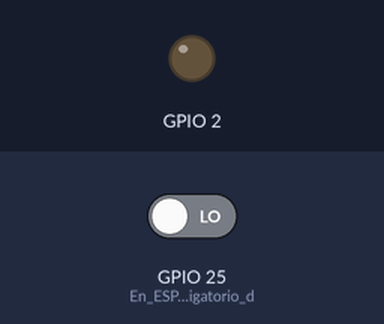
A sketch run on a simulated ESP32. Shown: output pins drawn as LEDs (lit = HIGH). The test bench sets the inputs (shaded band); at power-on: GPIO 25 (En_ESP32_es_obligatorio_d) LOW.

Above: at 1.2 s.
1.3 s: GPIO 25 (En_ESP32_es_obligatorio_d) driven HIGH
At 1.8 s:
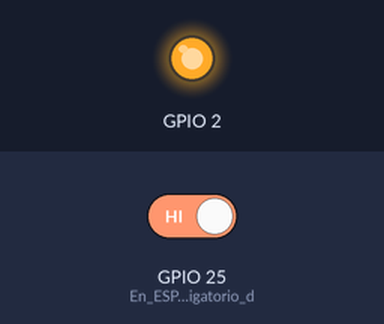
2.8 s: GPIO 25 (En_ESP32_es_obligatorio_d) driven LOW
At 4.2 s:
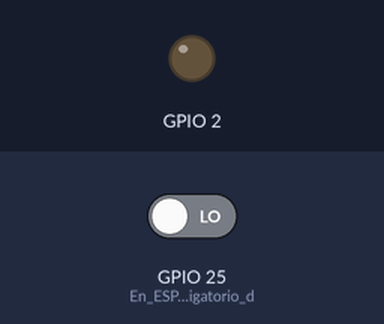
Timing chart, 0 to 5.8 s (numbered marks = the images above; inputs shaded):
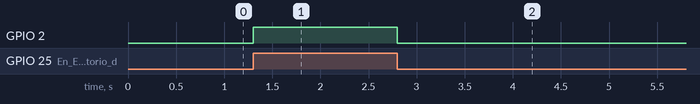

The sketch:

tema5.ino
```cpp
int lectura_pulsador; // Variable que almacenará el estado del pulsador

void setup() {
  pinMode(2, OUTPUT);
  pinMode(25, INPUT); // En ESP32 es obligatorio declarar las entradas
}

void loop(){
  lectura_pulsador = digitalRead(25);

  if (lectura_pulsador == HIGH) {	// ¿Está presionado el pulsador?
    digitalWrite(2, HIGH);		// Encendemos el LED
  }
  else {
    digitalWrite(2, LOW);		// Apagamos el LED
  }
}
```

Measured:
- after the input at 1.3 s, GPIO 2: LOW → HIGH at once
- after the input at 2.8 s, GPIO 2: HIGH → LOW at once
